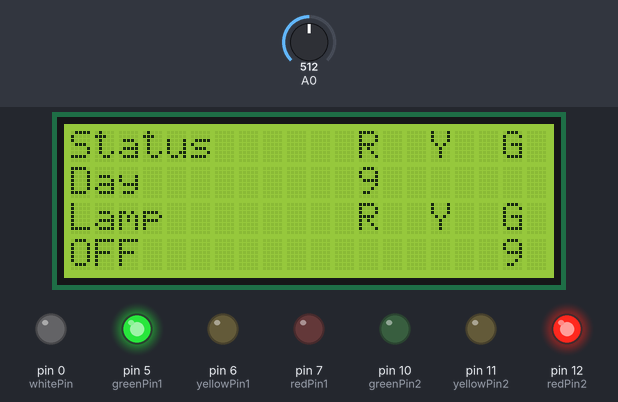
The sketch below on a simulated Arduino Uno, built with avr-gcc and run on an emulated ATmega328P. Parts: 20×4 character LCD, output pins drawn as LEDs (lit = HIGH). Inputs (shaded band) come from the test bench; at power-on: A0 = 512.

Above: at 0.2 s.
At 3.2 s:
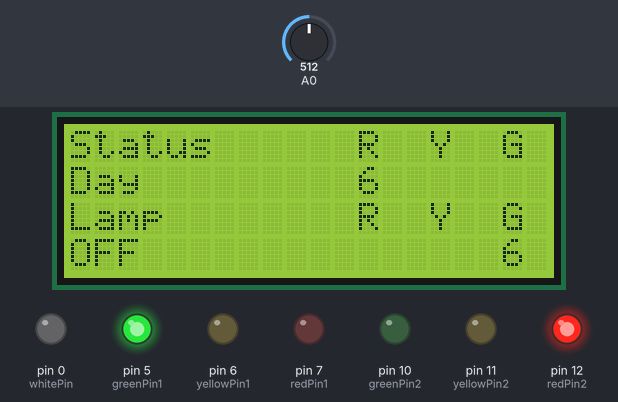
At 7.3 s:
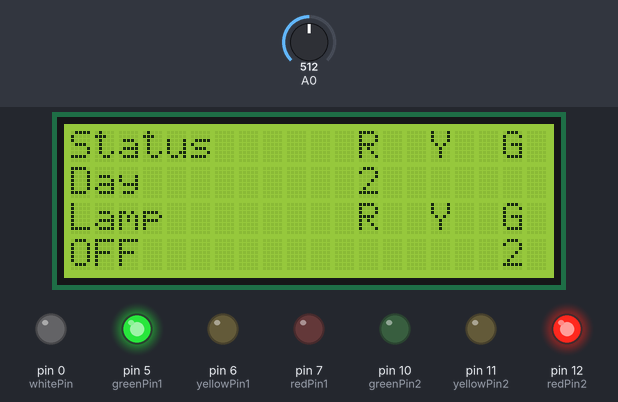
At 14.3 s:
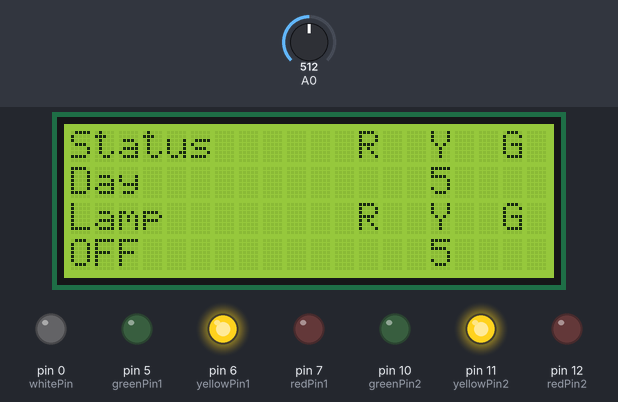
At 19.4 s:
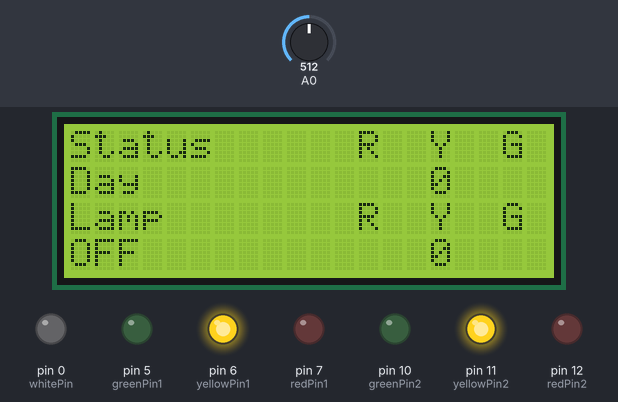
At 29.4 s:
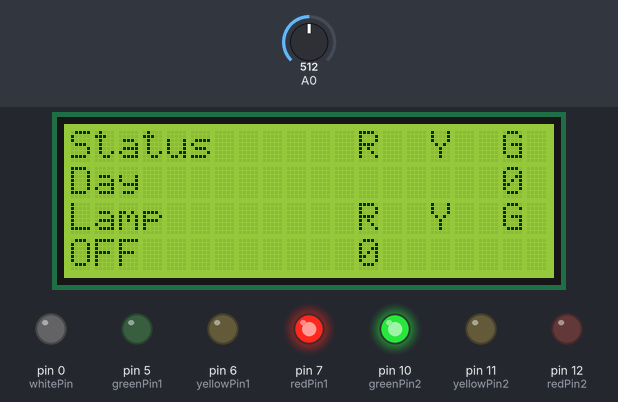
Timing chart, 0 to 33.0 s (numbered marks = the images above):
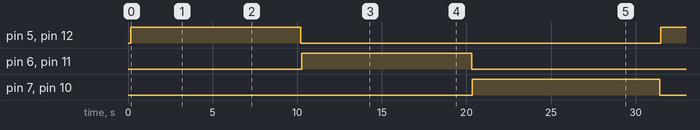

Measured:
- by itself, pin 5 (greenPin1), pin 12 (redPin2): LOW → HIGH at 0.17 s, → LOW 10.0 s later, → HIGH 21.3 s later
- by itself, pin 6 (yellowPin1), pin 11 (yellowPin2): LOW → HIGH at 10.3 s, → LOW 10.0 s later
- by itself, pin 7 (redPin1), pin 10 (greenPin2): LOW → HIGH at 20.3 s, → LOW 11.1 s later
- what the display in image 1 shows lasts 1.0 s, from 3.2 s to 4.2 s
- what the display in image 4 shows lasts 1.1 s, from 19.3 s to 20.4 s

The sketch:

light_sensor.ino
```cpp
#include <LiquidCrystal_I2C.h>
#include <string.h>

using namespace std;

#define LDR_PIN 2

// LDR Characteristics
const float GAMMA = 0.7;
const float RL10 = 50;

LiquidCrystal_I2C lcd(0x27, 20, 4);


const int whitePin = 0;

const int redPin1 = 7;
const int yellowPin1 = 6;
const int greenPin1 = 5;

const int redPin2 = 12;
const int yellowPin2 = 11;
const int greenPin2 = 10;

void lcd_print(int line, int pos, String str) {
  lcd.setCursor(pos, line - 1);
  lcd.print(str);
}

void lcd_print(int line, int pos, int number) {
  lcd.setCursor(pos, line - 1);
  lcd.print(number);
}

void setup() {
  pinMode(LDR_PIN, INPUT);

  pinMode(whitePin, OUTPUT);

  pinMode(redPin1, OUTPUT);
  pinMode(yellowPin1, OUTPUT);
  pinMode(greenPin1, OUTPUT);

  pinMode(redPin2, OUTPUT);
  pinMode(yellowPin2, OUTPUT);
  pinMode(greenPin2, OUTPUT);

  lcd.init();
  lcd.backlight();


  lcd_print(1, 0, "Status");
  lcd_print(3, 0, "Lamp");

  lcd_print(1, 12, "R");
  lcd_print(1, 15, "Y");
  lcd_print(1, 18, "G");

  lcd_print(3, 12, "R");
  lcd_print(3, 15, "Y");
  lcd_print(3, 18, "G");
}

void lcd_clear_half_line(int line, String pos) {
  lcd.setCursor(0, line - 1);
  if(pos == "before") {
    for(int i = 0; i < 10; i++) {
      lcd.setCursor(i, line - 1);
      lcd.print(" ");
    }
  }
  else if(pos == "after") {
    for(int i = 10; i < 20; i++) {
      lcd.setCursor(i, line - 1);
      lcd.print(" ");
    }
  }
}

void turn_off_all_traffic_light() {
  digitalWrite(redPin1, LOW);
  digitalWrite(greenPin1, LOW);
  digitalWrite(yellowPin1, LOW);
  digitalWrite(redPin2, LOW);
  digitalWrite(greenPin2, LOW);
  digitalWrite(yellowPin2, LOW);
}

void display_traffic_light(String type) {
  int pos;
  int revPos;

  turn_off_all_traffic_light();
  lcd_clear_half_line(2, "after");
  lcd_clear_half_line(4, "after");

  if(type == "green") {
    pos = 18;
    revPos = 12;
    digitalWrite(greenPin2, HIGH);
    digitalWrite(redPin1, HIGH);
  }
  else if(type == "yellow") {
    pos = revPos = 15;
    digitalWrite(yellowPin1, HIGH);
    digitalWrite(yellowPin2, HIGH);
  }
  else if(type == "red") {
    pos = 12;
    revPos = 18;
    digitalWrite(greenPin1, HIGH);
    digitalWrite(redPin2, HIGH);
  }


  lcd_print(2, pos, 10);
  lcd_print(4, revPos, 10);
  lcd_print(2, pos + 1, " ");
  lcd_print(4, revPos + 1, " ");
  for(int i = 9; i >= 0; i--) {
    lcd_print(2, pos, i);
    lcd_print(4, revPos, i);
    delay(1000);
  }
}

void loop() {
  int analogValue = analogRead(A0);
  float voltage = analogValue / 1024. * 5;
  float resistance = 2000 * voltage / (1 - voltage / 5);
  float lux = pow(RL10 * 1e3 * pow(10, GAMMA) / resistance, (1 / GAMMA));

  if (lux > 50) {
    digitalWrite(whitePin, LOW);
    lcd_clear_half_line(2, "before");
    lcd_print(2, 0, "Day");

    lcd_clear_half_line(4, "before");
    lcd_print(4, 0, "OFF");
  } else {
    digitalWrite(whitePin, HIGH);
    lcd_clear_half_line(2, "before");
    lcd_print(2, 0, "Night");

    lcd_clear_half_line(4, "before");
    lcd_print(4, 0, "ON");
  }

  display_traffic_light("red");
  display_traffic_light("yellow");
  display_traffic_light("green");

  delay(1000);
}
```
